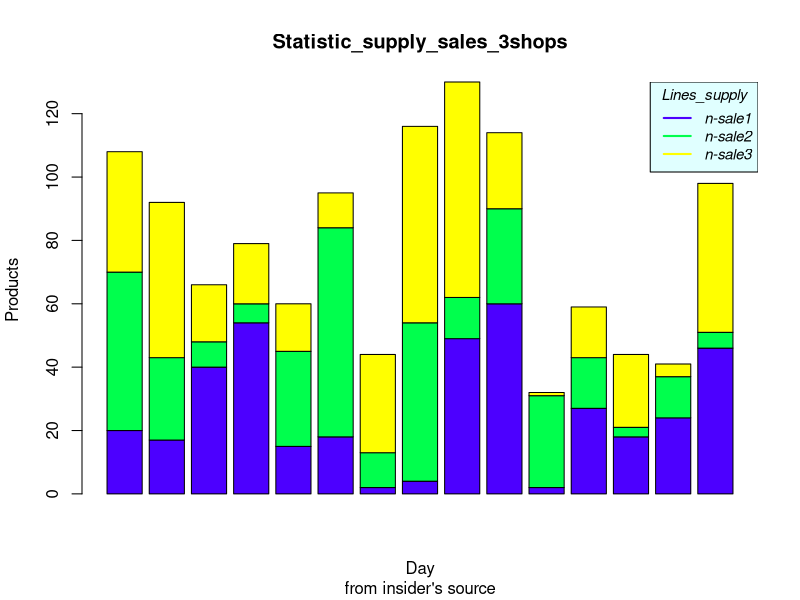

Write R code to recreate this figure.
# № 1
options(device="windows")
generate.supply <- function(n=30, min=20, max=100){
  return (sample(x = min:max, size = n, replace=TRUE))
}
# № 2
# plot(generate.supply(),
#      fg = "yellow",
#      col="blue",
#      cex=2,
#      pch=23,
#      bg="grey",
#      type="b",
#      lwd=2,
#      main="Supply_graph_1",
#      xlab = "Days",
#      ylab = "Products"
#      sub = "from official source")

# plot(generate.supply(),
#      fg = "pink",
#      col="green",
#      pch=8,
#      type="h",
#      lwd=5,
#      main="Supply_graph_2",
#      xlab = "Days",
#      ylab = "Products",
#      sub = "from official source")

# № 3

# shop1 <- generate.supply(n=20)
# shop2 <- generate.supply(n=20)

# plot(shop1,
#      fg = "pink",
#      col="red",
#      pch=8,
#      type="b",
#      lwd=2,
#      main="Supply_graph_2shops",
#      xlab = "Days",
#      ylab = "Products",
#      sub = "from official source")
#
# lines(shop2, pch=17, col="forestgreen", type="b", lwd=2, cex=1.5)
#
# legend(1, 95, legend=c("shop1", "shop2"),
#        col=c("red", "forestgreen"), lty=1:1, cex=0.8,
#        title="Lines_supply", text.font=4, bg='lightblue')

# shop1 <- generate.supply(n=20)
# shop2 <- generate.supply(n=20)

# plot(shop1,
#      fg = "black",
#      col="blue",
#      type="S",
#      lwd=2,
#      main="Supply_graph_2shops",
#      xlab = "Days",
#      ylab = "Products",
#      sub = "from official source")
#
# lines(shop2, col="grey", type="S", lwd=2)
#
# legend("top", legend=c("shop1", "shop2"),
#        col=c("blue", "grey"), lty=1:1, cex=0.8,
#        title="Lines_supply", text.font=4, bg='lightblue')

# № 4
# shop1 <- generate.supply(n=10)
# shop2 <- generate.supply(n=10)
# shop3 <- generate.supply(n=10)
# shop4 <- generate.supply(n=10)
# shop5 <- generate.supply(n=10)
#
# plot(shop1,
#      fg = "black",
#      col="yellow",
#      type="b",
#      lwd=2,
#      pch=15,
#      main="Supply_graph_5shops",
#      xlab = "Days",
#      ylab = "Products",
#      sub = "from official source")
#
# lines(shop2,
#       col="red",
#       type="b",
#       pch="*",
#       lwd=1.5)
#
# lines(shop3,
#       col="blue2",
#       type="b",
#       pch="$",
#       lwd=1.5)
#
# lines(shop4,
#       col="forestgreen",
#       type="b",
#       pch=23,
#       lwd=1.5)
#
# lines(shop5,
#       col="purple",
#       type="b",
#       lwd=1.5)
#
# legend("topright", legend=c("shop1", "shop2", "shop3", "shop4", "shop5"),
#        col=c("yellow", "red", "blue2", "forestgreen", "purple"), lty=1, cex=0.7,
#        title="Lines_supply", text.font=3, bg='lightgrey')



# shop1 <- generate.supply(n=10)
# shop2 <- generate.supply(n=10)
# shop3 <- generate.supply(n=10)
# shop4 <- generate.supply(n=10)
# shop5 <- generate.supply(n=10)
#
# plot(shop1,
#      fg = "red",
#      col="orange",
#      type="b",
#      lwd=2,
#      pch=15,
#      main="Supply_graph_5shops",
#      xlab = "Days",
#      ylab = "Products",
#      sub = "from official source")
#
# lines(shop2,
#       col="brown",
#       type="b",
#       pch="O",
#       lwd=1.5)
#
# lines(shop3,
#       col="blue2",
#       type="b",
#       pch="$",
#       lwd=1.5)
#
# lines(shop4,
#       col="green3",
#       type="b",
#       pch=22,
#       lwd=1.5)
#
# lines(shop5,
#       col="purple",
#       type="b",
#       lwd=1.5)
#
# legend("topright", legend=c("shop1", "shop2", "shop3", "shop4", "shop5"),
#        col=c("orange", "brown", "blue2", "green3", "purple"), lty=1, cex=0.7,
#        title="Lines_supply", text.font=3, bg='lightblue')

# № 5

# plot(c(1:5),
#      c(sum(shop1),sum(shop2),sum(shop3),sum(shop4),sum(shop5)),
#      fg = "red",
#      col=c("orange", "brown", "blue2", "green3", "purple"),
#      type="h",
#      lwd=2,
#      pch=15,
#      main="Supply_graph_sum_5shops",
#      xlab = "Shops",
#      ylab = "Products",
#      sub = "from insider's source")
#
# legend("topright", legend=c("shop1", "shop2", "shop3", "shop4", "shop5"),
#        col=c("orange", "brown", "blue2", "green3", "purple"), lty=1, cex=0.7,
#        title="Lines_supply", text.font=3, bg='lightblue')

# № 6
generate.sale <- function(sup){
  sale <- c()
  for (elem in sup){
    sale <- c(sale, sample(0:elem, size=1))
  }
  return (sale)
}

# № 7
# shop <- generate.supply(n=10, max=60, min=25)
# sale <- generate.sale(shop)
#
# plot(sale,
#      type = "h",
#      lwd = 7,
#      col = "red",
#      main="Supply_graph_sum_5shops",
#      xlab = "Day",
#      ylab = "Products",
#      sub = "from insider's source")
#
# lines(shop,
#       lwd = 4,
#       type = "h",
#       col = "green",)
#
# legend("topright", legend=c("sales", "supply"),
#        col=c("red", "green"), lty=1, cex=0.7,
#        title="Lines_supply", text.font=3, bg='lightblue')


# № 8
shop1 <- generate.supply(n=15, max=80, min=20)
sale1 <- generate.sale(shop1)
shop2 <- generate.supply(n=15, max=80, min=20)
sale2 <- generate.sale(shop2)
shop3 <- generate.supply(n=15, max=80, min=20)
sale3 <- generate.sale(shop3)
#
# plot(sale1,
#      type = "b",
#      lwd = 2,
#      col = "green",
#      main="Statistic_supply_sales_3shops",
#      xlab = "Day",
#      ylab = "Products",
#      sub = "from insider's source")
#
# lines(shop1,
#       lwd = 2,
#       type = "b",
#       col = "lightgreen",)
#
# lines(sale2,
#       lwd = 2,
#       type = "b",
#       col = "red",)
# lines(shop2,
#       lwd = 2,
#       type = "b",
#       col = "pink",)
#
# lines(sale3,
#       lwd = 2,
#       type = "b",
#       col = "blue",)
#
# lines(shop3,
#       lwd = 2,
#       type = "b",
#       col = "lightblue",)
#
# legend("topright", legend=c("sale1", "supply1", "sale2", "supply2", "sale3", "supply3"),
#        col=c("green", "lightgreen", "red", "pink", "blue", "lightblue"), lty=1, cex=0.7, lwd = 2,
#        title="Lines_supply", text.font=3, bg='lightcyan')

# № 9
means <- cbind(shop1-sale1, shop2-sale2, shop3-sale3)
means
barplot(t(means), beside = FALSE,
        col = topo.colors(3),
        main="Statistic_supply_sales_3shops",
        xlab = "Day",
        ylab = "Products",
        sub = "from insider's source")

legend("topright", legend=c("n-sale1", "n-sale2", "n-sale3"),
       col= topo.colors(3), lty=1, cex=0.9, lwd = 2,
       title="Lines_supply", text.font=3, bg='lightcyan')
